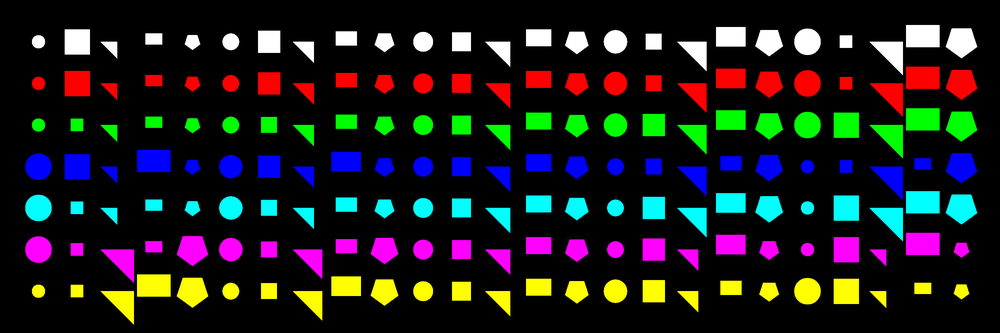
#> input picture pattern_penta.png, 1000 x 333 px, shrunk from 3000 x 1000 before the run
$ python vector_creator.py   (Python 2 division)
#> lines starting #> are read from the running program, lines starting #| are printed output that depends on the picture
### colorlabeler.py
# import the necessary packages
from scipy.spatial import distance as dist
from collections import OrderedDict
import numpy as np
import cv2


class ColorLabeler:
    def __init__(self):
        # initialize the colors dictionary, containing the color
        # name as the key and the RGB tuple as the value
        colors = OrderedDict({
            "white": (255, 255, 255),
            "red": (255, 0, 0),
            "green": (0, 255, 0),
            "blue": (0, 0, 255),
            "teal": (0, 255, 255),
            "pink": (255, 0, 255),
            "yellow": (255, 255, 0),
            "black": (0, 0, 0)
            })

        # allocate memory for the L*a*b* image, then initialize
        # the color names list
        self.lab = np.zeros((len(colors), 1, 3), dtype="uint8")
        self.colorNames = []

        # loop over the colors dictionary
        for (i, (name, rgb)) in enumerate(colors.items()):
            # update the L*a*b* array and the color names list
            self.lab[i] = rgb
            self.colorNames.append(name)

        # convert the L*a*b* array from the RGB color space
        # to L*a*b*
        self.lab = cv2.cvtColor(self.lab, cv2.COLOR_RGB2LAB)

    # [24 lines left out: function label, not called in this run]

    def label(self, image, c):
        # construct a mask for the contour, then compute the
        # average L*a*b* value for the masked region
        mask = np.zeros(image.shape[:2], dtype="uint8")
        cv2.drawContours(mask, [c], -1, 255, -1)
        mask = cv2.erode(mask, None, iterations=2)
        mean = cv2.mean(image, mask=mask)[:3]

        # initialize the minimum distance found thus far
        minDist = (np.inf, None)

        # loop over the known L*a*b* color values
        for (i, row) in enumerate(self.lab):
            # compute the distance between the current L*a*b*
            # color value and the mean of the image
            d = dist.euclidean(row[0], mean)

            # if the distance is smaller than the current distance,
            # then update the bookkeeping variable
            if d < minDist[0]:
                minDist = (d, i)

        # return the name of the color with the smallest distance
        return self.colorNames[minDist[1]]

### shapedetector.py
# import the necessary packages
import cv2


class ShapeDetector:
    def __init__(self):
        pass
        # self.shapes = ["triangle", "square", "rectangle", "pentagon", "circle"]
        # self.shapeNames = []
        # self.shapeNames = shapes

    def detect(self, c):
        # initialize the shape name and approximate the contour
        shape = "unidentified"
        peri = cv2.arcLength(c, True)
        approx = cv2.approxPolyDP(c, 0.04 * peri, True)

        # if the shape is a triangle, it will have 3 vertices
        if len(approx) == 3:
            shape = "triangle"
            # shape = self.shapes[0]

        # if the shape has 4 vertices, it is either a square or
        # a rectangle
        elif len(approx) == 4:
            # compute the bounding box of the contour and use the
            # bounding box to compute the aspect ratio
            (x, y, w, h) = cv2.boundingRect(approx)
            ar = w / float(h)

            # a square will have an aspect ratio that is approximately
            # equal to one, otherwise, the shape is a rectangle
            shape = "square" if 0.95 <= ar <= 1.05 else "rectangle"
        # if the shape is a pentagon, it will have 5 vertices
        elif len(approx) == 5:
            shape = "pentagon"
            # shape = self.shapes[3]
        # otherwise, we assume the shape is a circle
        else:
            shape = "circle"
            # shape = self.shapes[4]
        # return the name of the shape
        return shape

### vector_creator.py
from shapedetector import ShapeDetector
from colorlabeler import ColorLabeler
import numpy as np
import imutils
import cv2
import matplotlib.pyplot as plt
import matplotlib

matplotlib.interactive(1)

full_image = cv2.imread('pattern_penta.png')
#> full_image is the input picture: shape (333, 1000, 3); mean B, G, R 29.2, 29.2, 29.2
width_im, length_im = full_image.shape[:2]
#> width_im = 333; length_im = 1000
num_frames = 5
frame_spacing = length_im / (num_frames + 1)
#> frame_spacing = 166

full_vector = []
feat_legend = []
full_final_vector = []

sd = ShapeDetector()
shapes = ["triangle", "square", "rectangle", "pentagon", "circle"]
# shapes = ["square", "circle"]
# shapes = ["triangle", "square", "rectangle", "circle"]
cl = ColorLabeler()
colors = cl.colorNames

for i in range(num_frames):
    vector = []
    final_vector = []
    im_start = (i * frame_spacing) + 1
    im_end = (i * frame_spacing) + width_im
    if im_start >= length_im:
        print('error')
        break

    if im_end >= length_im:
        current_im = full_image[1:width_im, im_start:length_im]
    else:
        current_im = full_image[1:width_im, im_start:im_end]

    blurred = cv2.GaussianBlur(current_im, (5, 5), 0)
    gray = cv2.cvtColor(blurred, cv2.COLOR_BGR2GRAY)
    lab = cv2.cvtColor(blurred, cv2.COLOR_BGR2LAB)
    thresh = cv2.threshold(gray, 0, 255, cv2.THRESH_BINARY)[1]

    cnts = cv2.findContours(thresh.copy(), cv2.RETR_EXTERNAL,
                            cv2.CHAIN_APPROX_SIMPLE)

    cnts = imutils.grab_contours(cnts)

    # loop over the contours
    for c in cnts:
        # compute the center of the contour, then detect the name of the
        # shape using only the contour
        M = cv2.moments(c)
        cX = int((M["m10"] / M["m00"]))
        cY = int((M["m01"] / M["m00"]))
        shape = sd.detect(c)
        size = cv2.contourArea(c)
        size_f = round(size * 0.001, 1) * 1000
        color = cl.label(lab, c)
        vector.append([shape, size_f, color])

    full_vector.append(vector)
    vector_count = 0

    for sh in shapes:
        for co in colors:
            final_vector.append([])
            for v in range(len(vector)):
                if vector[v][0] == sh and vector[v][2] == co:
                    final_vector[vector_count].append([vector[v][1]])
            num_feats = len(final_vector[vector_count])
            final_vector[vector_count] = [(np.mean(final_vector[vector_count]))]
            final_vector[vector_count].append(num_feats)
            vector_count += 1

    full_final_vector.append(final_vector)
#> this loop made 5 passes
#> pass 1, `current_im = full_image[1:width_im, im_start:im_end]`:
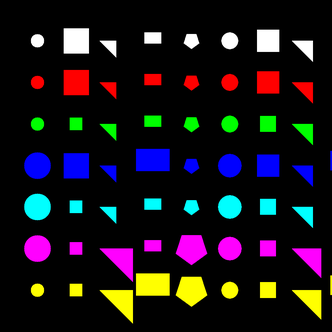
#> current_im: shape (332, 332, 3); mean B, G, R 25.7, 21.1, 25.4
#> pass 1, `blurred = cv2.GaussianBlur(current_im, (5, 5), 0)`:
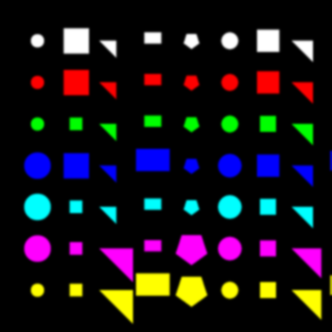
#> blurred: shape (332, 332, 3); mean B, G, R 25.7, 21.1, 25.4
#> pass 1, `gray = cv2.cvtColor(blurred, cv2.COLOR_BGR2GRAY)`:
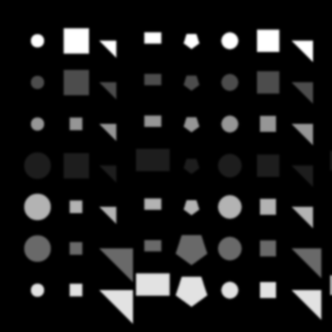
#> gray: shape (332, 332); min 0, max 255, mean 22.9
#> after the loop:
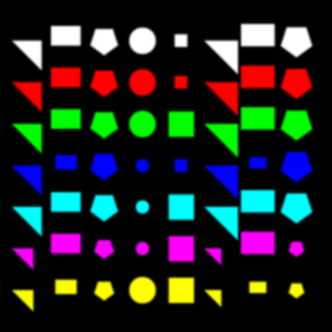
#> blurred: shape (332, 332, 3); mean B, G, R 33.4, 36.5, 32.2
#> after the loop:
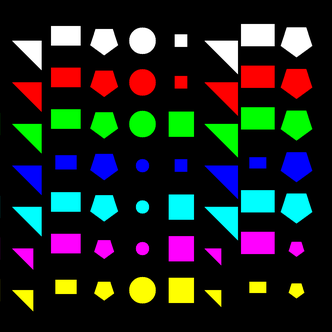
#> current_im: shape (332, 332, 3); mean B, G, R 33.4, 36.5, 32.2
#> after the loop:
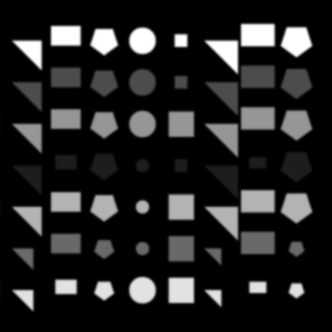
#> gray: shape (332, 332); min 0, max 255, mean 34.8
#> after the loop: lab: shape (332, 332, 3); mean of channels 0, 1, 2 45.5, 129.8, 131.2
#> after the loop, full_final_vector = 5 items; full_vector = 5 items

for sh in shapes:
    for co in colors:
        feat_legend.append(co + str(' ') + sh)

np_vec = np.array(full_final_vector)

fig, axs = plt.subplots(2, 3)
axs = axs.ravel()
count = 0

for p in range(len(shapes)):
    for l in range(len(colors)):
        # axs[p].plot(np_vec[:, (l + 7 * count), 0])
        axs[p].plot(np_vec[:, (l + 7 * count), 0], label=(feat_legend[l+7*count]))
        axs[p].legend()
        axs[p].set_xlabel('x - position')
        axs[p].set_ylabel('Feature Size')
    count += 1
#> after the loop, count = 5
#> `# plt.title('7 Colors, 5 Shapes, 5 Steps')`:
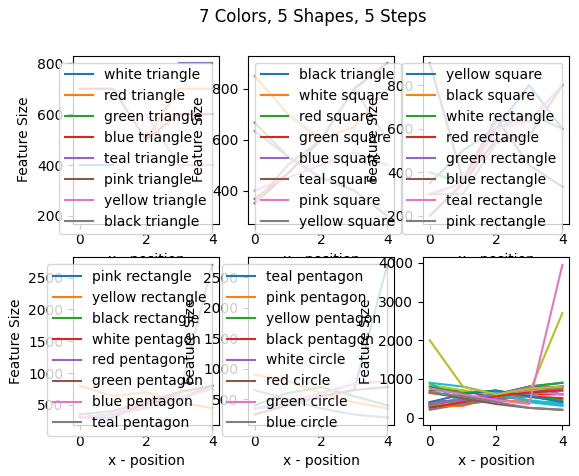
#> figure drawn by matplotlib, 6 panels

axs[5].plot(np_vec[:, :, 0])
axs[5].set_xlabel('x - position')
axs[5].set_ylabel('Feature Size')

fig.suptitle('7 Colors, 5 Shapes, 5 Steps')

# [5 lines of commented-out code are left out]
